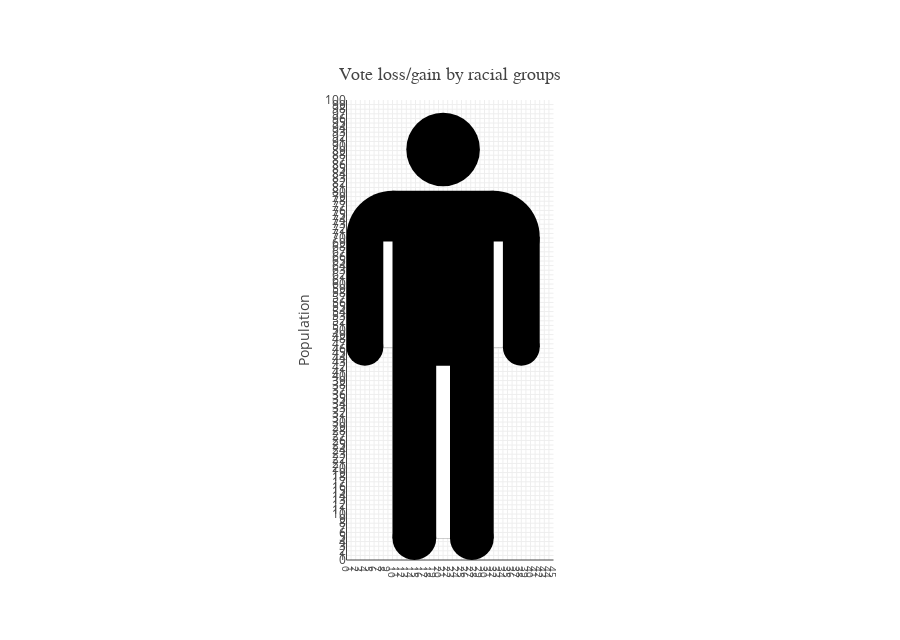

Source (notebook cell):
### Markdown cell above
### IV. People Plot

### Code cell
dummy = go.Scatter(
    x = [0],
    y = [0],
    mode = 'none'
)

data = [dummy]

layout = go.Layout(
    title=dict(   
        text='Vote loss/gain by racial groups',
        font=dict(
            family='verdana',
            size=18,
            color=None,
        ),
        #xref='paper',
        yref='paper',
        y=1.0,
        yanchor='bottom',
        #xanchor='right',
        pad=dict( # unit: pixels
            b=20,
        ),
    ),
     width=900,
     height=640,
    showlegend=False,
    xaxis=dict(
        range=[0,45],
        tickfont=dict(
            size=10,
        ),
        tick0=0,
        dtick=1.0,
        constrain='domain',
    ),
    yaxis=dict(
        title='Population',
        range=[0, 100],
        scaleanchor='x',
        scaleratio=1,
        tickfont=dict(
            size=12,
        ),
        tick0=0,
        dtick=1.0,
        constrain='domain',
    ),
)

split = 3
asplit = 2
vshift = (22-split)/2.0/2.0   # same as foot
foot = vshift   # radius
hand = (10-asplit)/2.0   # radius
head = 8   # radius
neck = 1

color = 'black'
bgcolor = 'white'

man = [
    # head
    dict(
        type='circle',
        x0=21-head,
        y0=75.5+vshift+neck,
        x1=21+head,
        y1=75.5+(2*head)+vshift+neck,
        fillcolor=color,
        line=dict(
            width=0,
        )
    ),
    # body
    dict(
        type='rect',
        x0=10,
        y0=vshift,
        x1=32,
        y1=75.5+vshift,
        fillcolor=color,
        line=dict(
            width=0,
        )
    ),
    # arms
    dict(
        type='rect',
        x0=0,
        y0=37.5+hand+vshift,
        x1=42,
        y1=65.5+vshift,
        fillcolor=color,
        line=dict(
            width=0,
        )
    ),
    # left shoulder
    dict(
        type='circle',
        x0=0,
        y0=55.5+vshift,
        x1=20,
        y1=75.5+vshift,
        fillcolor=color,
        line=dict(
            width=0,
        )
    ),
    # right shoulder
    dict(
        type='circle',
        x0=22,
        y0=55.5+vshift,
        x1=42,
        y1=75.5+vshift,
        fillcolor=color,
        line=dict(
            width=0,
        )
    ),
    # leg split
    dict(
        type='rect',
        x0=21-split/2.0,
        y0=vshift,
        x1=21+split/2.0,
        y1=37.5+vshift,
        fillcolor=bgcolor,
        line=dict(
            width=0,
        ),
    ),
    # left arm split
    dict(
        type='rect',
        x0=10-asplit,
        y0=37.5+hand+vshift,
        x1=10,
        y1=64.5+vshift,
        fillcolor=bgcolor,
        line=dict(
            width=0,
        ),
    ),
    # right arm split
    dict(
        type='rect',
        x0=32,
        y0=37.5+hand+vshift,
        x1=32+asplit,
        y1=64.5+vshift,
        fillcolor=bgcolor,
        line=dict(
            width=0,
        ),
    ),
    # left hand
    dict(
        type='circle',
        x0=0,
        y0=37.5+vshift,
        x1=2*hand,
        y1=37.5+(2*hand)+vshift,
        fillcolor=color,
        line=dict(
            width=0,
        ),
    ),
    # right hand
    dict(
        type='circle',
        x0=32+asplit,
        y0=37.5+vshift,
        x1=42,
        y1=37.5+(2*hand)+vshift,
        fillcolor=color,
        line=dict(
            width=0,
        ),
    ),
    # left foot
    dict(
        type='circle',
        x0=10,
        y0=0,
        x1=10+(2*foot),
        y1=2*vshift,
        fillcolor=color,
        line=dict(
            width=0,
        ),
    ),
    # right foot
    dict(
        type='circle',
        x0=32-(2*foot),
        y0=0,
        x1=32,
        y1=2*vshift,
        fillcolor=color,
        line=dict(
            width=0,
        ),
    ),
]

layout['shapes'] = man

fig = go.Figure(data=data, layout=layout)
plotly.offline.init_notebook_mode(connected=True)
plotly.offline.iplot(fig)

### Figure 1 — Plotly figure (JSON) as saved in the notebook; plotly's stock layout.template omitted (floating-point values rounded to 4 significant figures)
{"data": [{"mode": "none", "type": "scatter", "uid": "f75d882f-967c-4013-898a-6bdb7b7ea4fd", "x": [0], "y": [0]}], "layout": {"height": 640, "shapes": [{"fillcolor": "black", "line": {"width": 0}, "type": "circle", "x0": 13, "x1": 29, "y0": 81.25, "y1": 97.25}, {"fillcolor": "black", "line": {"width": 0}, "type": "rect", "x0": 10, "x1": 32, "y0": 4.75, "y1": 80.25}, {"fillcolor": "black", "line": {"width": 0}, "type": "rect", "x0": 0, "x1": 42, "y0": 46.25, "y1": 70.25}, {"fillcolor": "black", "line": {"width": 0}, "type": "circle", "x0": 0, "x1": 20, "y0": 60.25, "y1": 80.25}, {"fillcolor": "black", "line": {"width": 0}, "type": "circle", "x0": 22, "x1": 42, "y0": 60.25, "y1": 80.25}, {"fillcolor": "white", "line": {"width": 0}, "type": "rect", "x0": 19.5, "x1": 22.5, "y0": 4.75, "y1": 42.25}, {"fillcolor": "white", "line": {"width": 0}, "type": "rect", "x0": 8, "x1": 10, "y0": 46.25, "y1": 69.25}, {"fillcolor": "white", "line": {"width": 0}, "type": "rect", "x0": 32, "x1": 34, "y0": 46.25, "y1": 69.25}, {"fillcolor": "black", "line": {"width": 0}, "type": "circle", "x0": 0, "x1": 8, "y0": 42.25, "y1": 50.25}, {"fillcolor": "black", "line": {"width": 0}, "type": "circle", "x0": 34, "x1": 42, "y0": 42.25, "y1": 50.25}, {"fillcolor": "black", "line": {"width": 0}, "type": "circle", "x0": 10, "x1": 19.5, "y0": 0, "y1": 9.5}, {"fillcolor": "black", "line": {"width": 0}, "type": "circle", "x0": 22.5, "x1": 32, "y0": 0, "y1": 9.5}], "showlegend": false, "title": {"font": {"family": "verdana", "size": 18}, "pad": {"b": 20}, "text": "Vote loss/gain by racial groups", "y": 1, "yanchor": "bottom", "yref": "paper"}, "width": 900, "xaxis": {"constrain": "domain", "dtick": 1, "range": [0, 45], "tick0": 0, "tickfont": {"size": 10}}, "yaxis": {"constrain": "domain", "dtick": 1, "range": [0, 100], "scaleanchor": "x", "scaleratio": 1, "tick0": 0, "tickfont": {"size": 12}, "title": {"text": "Population"}}}}
